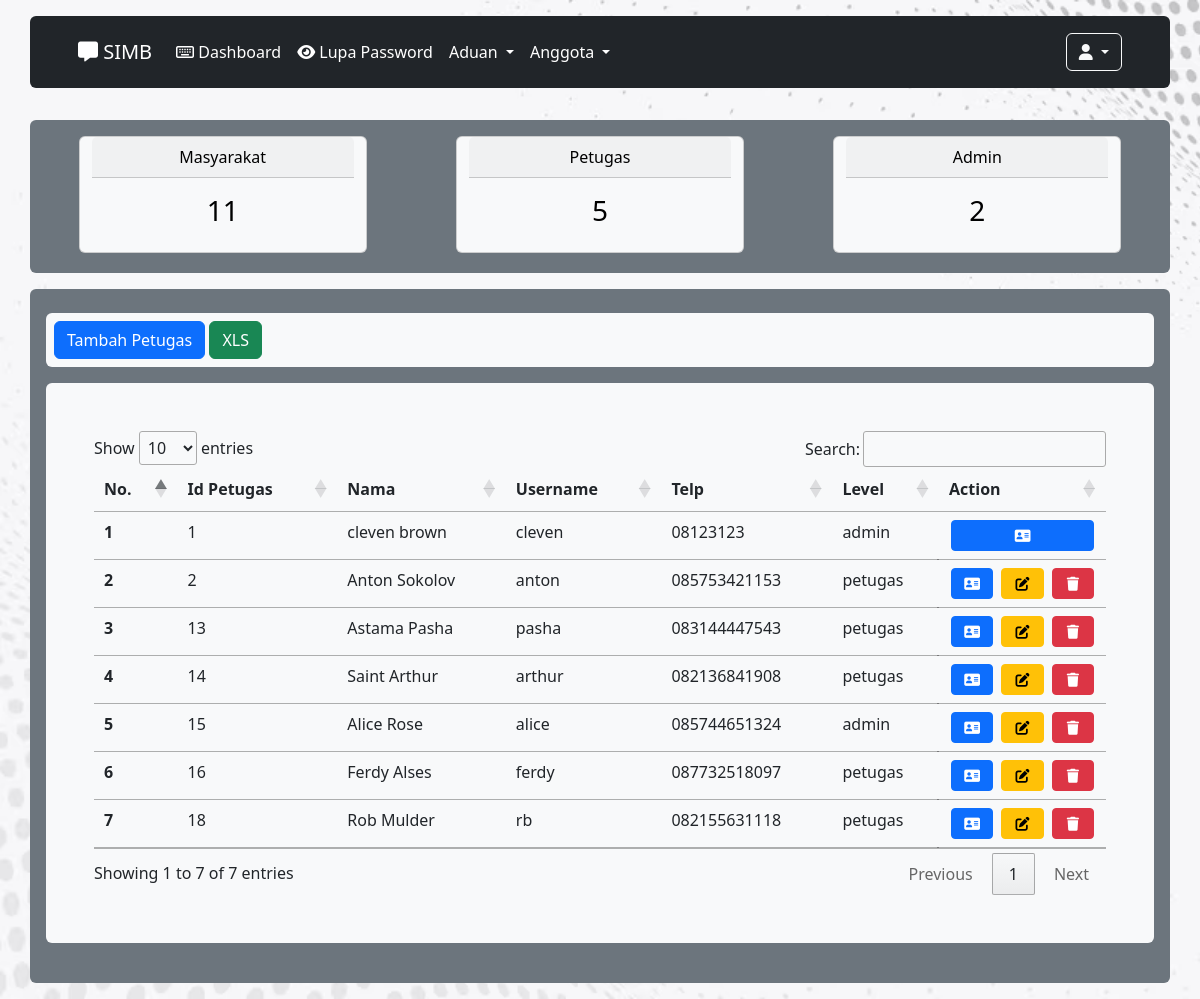
Screenshot of /manajemen_petugas.php (signed in) with the database file from the repository.
### tables this page shows
CREATE TABLE `petugas` (
  `id_petugas` int(11) NOT NULL,
  `nama_petugas` varchar(35) NOT NULL,
  `username` varchar(25) NOT NULL,
  `password` varchar(35) NOT NULL,
  `telp` varchar(13) NOT NULL,
  `level` enum('admin','petugas') NOT NULL
);

### manajemen_petugas.php (the view, shortened to what this page needs)
<?php
        if(!empty($_SESSION['nik_login']) AND ($_SESSION['level'] == 'admin'))
        {
        include "header2.php";
        include "koneksi.php";
        $sql_masyarakat = "SELECT * FROM masyarakat";
        $eks_masyarakat = mysqli_query($koneksi, $sql_masyarakat);
        $jml_masyarakat = mysqli_num_rows($eks_masyarakat);
        $sql_petugas = "SELECT * FROM petugas WHERE level = 'petugas'";
        $eks_petugas = mysqli_query($koneksi, $sql_petugas);
        $jml_petugas = mysqli_num_rows($eks_petugas);
        $sql_administrator = "SELECT * FROM petugas WHERE level = 'admin'";
        $eks_administrator = mysqli_query($koneksi, $sql_administrator);
        $jml_administrator = mysqli_num_rows($eks_administrator);
        $sql_all_petugas = "SELECT * FROM petugas";
        $eks_all_petugas = mysqli_query($koneksi, $sql_all_petugas);
?>
<div class="container-fluid">
    <?php
            include "navbar2.php";
        ?>
    <div class="container bg-secondary rounded px-3 pt-3 pb-1 my-3">
        <div class="row d-flex justify-content-around">
            <div class="card text-bg-light mb-3 text-center" style="max-width: 18rem;">
                <div class="card-header">Masyarakat</div>
                <div class="card-body">
                    <h3 class="card-title"><?php echo $jml_masyarakat; ?></h3>
                </div>
            </div>
            <div class="card text-bg-light mb-3 text-center" style="max-width: 18rem;">
                <div class="card-header">Petugas</div>
                <div class="card-body">
                    <h3 class="card-title"><?php echo $jml_petugas; ?></h3>
                </div>
            </div>
            <div class="card text-bg-light mb-3 text-center" style="max-width: 18rem;">
                <div class="card-header">Admin</div>
                <div class="card-body">
                    <h3 class="card-title"><?php echo $jml_administrator; ?></h3>
                </div>
            </div>
        </div>
    </div>
    <div class="container bg-secondary rounded px-3 py-4 my-3">
        <div class="mb-3 bg-light py-2 rounded px-2">
            <button type="button" class="btn btn-primary" data-bs-toggle="modal" data-bs-target="#exampleModal">
                Tambah Petugas
            </button>
            <a href="report_petugas.php" class="btn btn-success">XLS</a>
        </div>
        <div class=" mb-3">
        </div>
        <div class="rounded bg-light">
            <div class="py-5 px-5">
                <div class="table-responsive">
                    <table class="table" id="example">
                        <thead>
                            <tr>
                                <th scope="col">No.</th>
                                <th scope="col">Id Petugas</th>
                                <th scope="col">Nama</th>
                                <th scope="col">Username</th>
                                <th scope="col">Telp</th>
                                <th scope="col">Level</th>
                                <th scope="col">Action</th>
                            </tr>
                        </thead>
                        <tbody>
                            <?php
                                $no = 1;
                                while($data = mysqli_fetch_array($eks_all_petugas))
                                {
                                ?>
                            <tr>
                                <th scope="row"><?php echo $no; ?></th>
                                <td><?php echo $data['id_petugas']; ?></td>
                                <td><?php echo $data['nama_petugas']; ?></td>
                                <td><?php echo $data['username']; ?></td>
                                <td><?php echo $data['telp']; ?></td>
                                <td><?php echo $data['level']; ?></td>
                                <td class="row g-1">
                                    <a class="btn btn-sm btn-primary col mx-1 "
                                        href="detail_petugas.php?id_petugas=<?php echo $data['id_petugas']; ?>"><i
                                            class="fas fa-address-card"></i></a>
                                            <?php
                                            if($data['id_petugas'] != '1')
                                            {
                                            ?>
                                    <a class="btn btn-sm btn-warning col mx-1"
                                        href="edit_petugas.php?id_petugas=<?php echo $data['id_petugas']; ?>"><i
                                            class="fas fa-edit"></i></a>
                                    <a class="btn btn-sm btn-danger col mx-1"
                                        href="hapus_petugas.php?id_petugas=<?php echo $data['id_petugas']; ?>"><i
                                            class="fas fa-trash"></i></a>
                                            <?php
                                            }
                                            ?>
                                </td>
                            </tr>
                            <?php
                                $no++;
                                }
                                ?>
                        </tbody>
                    </table>
                </div>
            </div>
        </div>
    </div>
</div>
<?php
    include "footer2.php";
    }
    else
    {
        header("location:form_login.php");
    }
?>

### rows the page displays
petugas: id_petugas "1", nama_petugas "cleven brown", username "cleven", telp "08123123", level "admin"
petugas: id_petugas "2", nama_petugas "Anton Sokolov", username "anton", telp "085753421153", level "petugas"
petugas: id_petugas "13", nama_petugas "Astama Pasha", username "pasha", telp "083144447543", level "petugas"
petugas: id_petugas "14", nama_petugas "Saint Arthur", username "arthur", telp "082136841908", level "petugas"
petugas: id_petugas "15", nama_petugas "Alice Rose", username "alice", telp "085744651324", level "admin"
petugas: id_petugas "16", nama_petugas "Ferdy Alses", username "ferdy", telp "087732518097", level "petugas"
petugas: id_petugas "18", nama_petugas "Rob Mulder", username "rb", telp "082155631118", level "petugas"

### other values shown
$jml_masyarakat "11"
$jml_petugas "5"
$jml_administrator "2"
